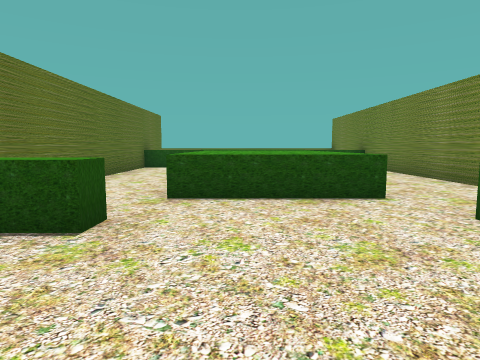
View 1 (above)

13 first-person views from a walk through a Unity game level. The camera is 1.4 m above the floor, tilts 6° down and sees 75° across. The floor is counted in squares, 2 m on a side. Each view is taken from the middle of a square. On the plan, view 1 faces up. The plan holds only what a view shows up to about 10 squares ahead; the rest is blank. The place goes on beyond the plan. Some animated figures are not drawn.

View 2
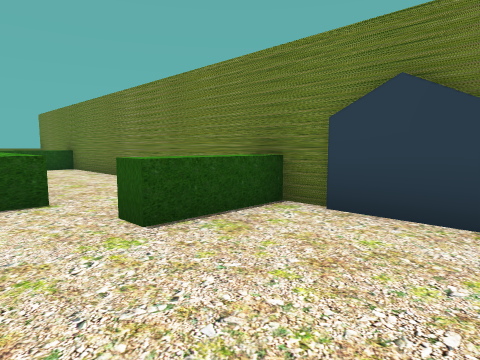

View 3
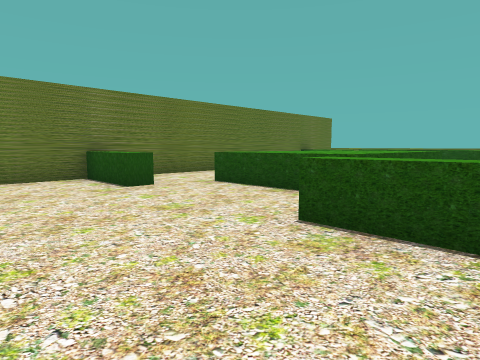

View 4
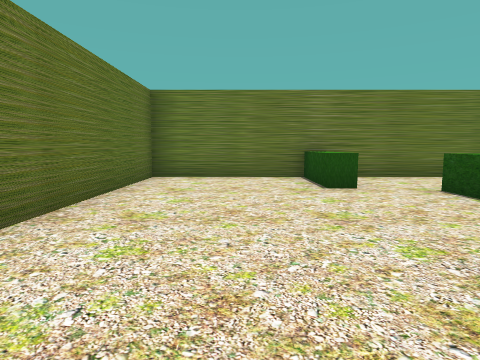

View 5
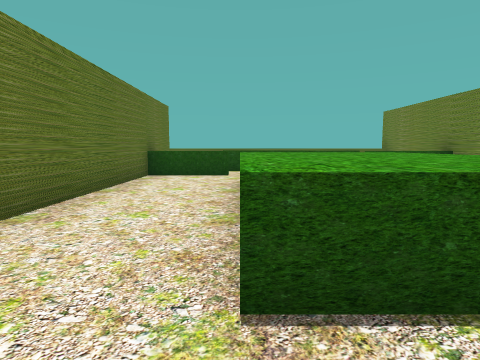

View 6
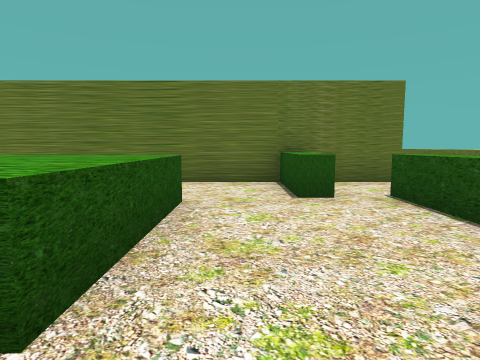

View 7
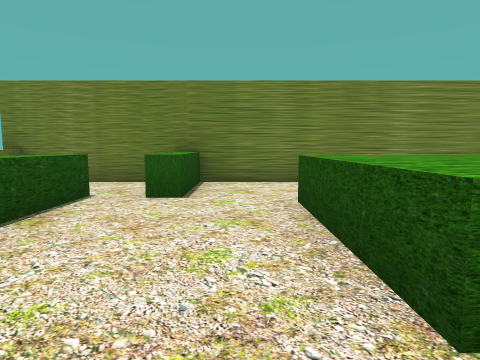

View 8
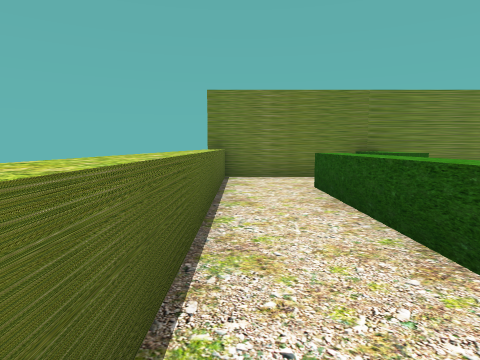

View 9
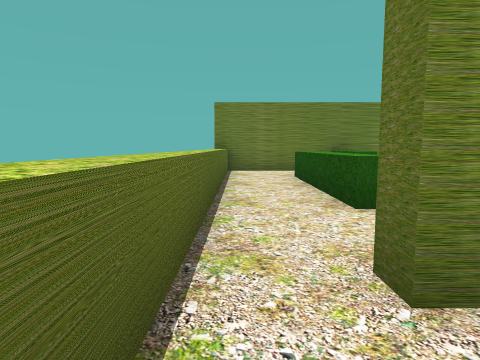

View 10
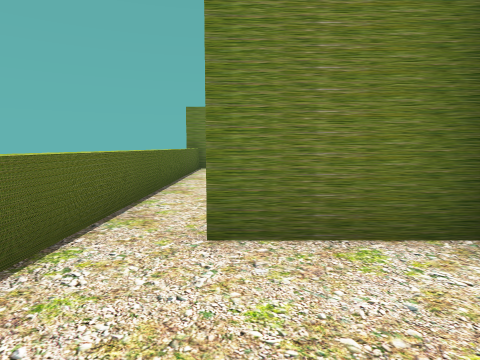

View 11
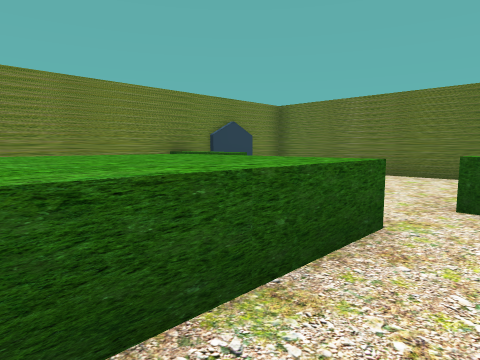

View 12
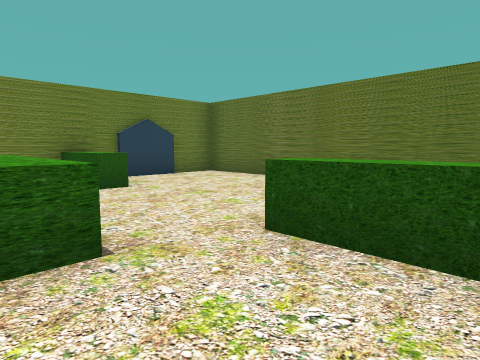

View 13
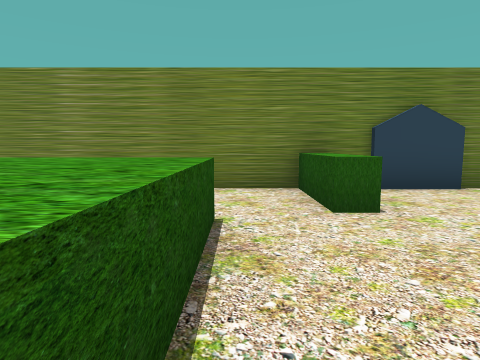

### Floor plan
Key: @ floor where view 1 was taken; # wall or solid block; . floor; = window, fence, low wall or low ledge; ^ raised ledge; B bush.
Columns run from 6 left of view 1 to 5 right of it. Each row starts with its distance up from view 1.
 15  ^^^^^^^^^=#
 14  ..........#
 13 ...#.......#
 12  ..#.......#
 11   #BB....BB#
 10   #........#
  9   #..^^^^..#
  8   #..^^^^..#
  7   #..^^^^..#
  6   #..^^^^..#
  5   #..^^^^..#
  4   #........#
  3   #BB....BB#
  2   #........#
  1   #........#
  0   #...@....#
 -1   ##########

Positions as (right, up) in squares from view 1, and headings:
1: (0, 0), facing up
2: (1, 0), facing up-right
3: (4, 0), facing up-left
4: (4, 1), facing left
5: (-1, 3), facing up
6: (3, 10), facing left
7: (-2, 10), facing right
8: (-3, 14), facing right
9: (-5, 14), facing right
10: (-6, 13), facing right
11: (-2, 7), facing down-right
12: (-3, 5), facing down-right
13: (-1, 4), facing right
